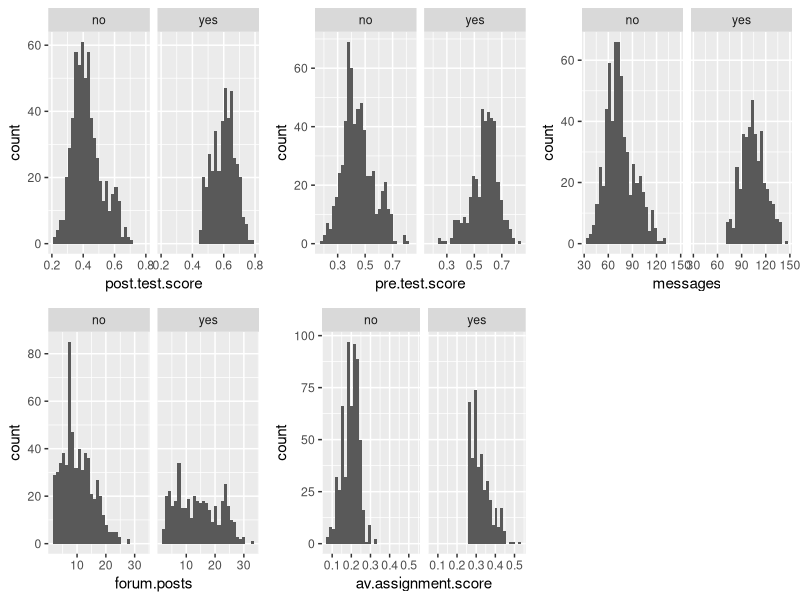

R code for this plot: (Note: this script raises an error after producing the figure.)
## ---- chunk 1
d<-read.csv("online.data.csv")
id <- seq(1,1000,1)
D1 <- data.frame(id)
## ---- chunk 2
#Start by creating histograms of the distributions for all variables (#HINT: look up "facet" in the ggplot documentation)
library(ggplot2)
g1<- ggplot(data = d) +geom_histogram(aes(x = post.test.score)) + facet_wrap(~ level.up, )
g2<- ggplot(data = d) +geom_histogram(aes(x = pre.test.score)) + facet_wrap(~ level.up)
g3<- ggplot(data = d) +geom_histogram(aes(x = messages)) + facet_wrap(~ level.up)
g4<- ggplot(data = d) +geom_histogram(aes(x = forum.posts)) + facet_wrap(~ level.up)
g5<- ggplot(data = d) +geom_histogram(aes(x = av.assignment.score)) + facet_wrap(~ level.up)
#Then visualize the relationships between variables
install.packages("gridExtra")
library(gridExtra)
grid.arrange(g1, g2, g3, g4, g5, ncol=3)
#Try to capture an intution about the data and the relationships
pairs(level.up~post.test.score+pre.test.score+messages+forum.posts+av.assignment.score,data=d)
library(corrplot)
corrplot(cor(d[, 1:5], d[, 1:5]), method="circle")
## ---- chunk 3
#Create a classification tree that predicts whether a student "levels up" in the online course using three variables of your choice (As we did last time, set all controls to their minimums)
library(rpart)
install.packages('rpart')
a<-level.up~forum.posts+messages+av.assignment.score
r <- rpart(a, data=d, control = rpart.control(minsplit = 10))
#Plot and generate a CP table for your tree 
print(r$cptable)
plot(r)
#Generate a probability value that represents the probability that a student levels up based your classification tree 
d$pred <- predict(r, type = "prob")[,2]

D1$pred <- predict(r, type = "prob")[,2]#Last class we used type = "class" which predicted the classification for us, this time we are using type = "prob" to see the probability that our classififcation is based on.
## ---- chunk 4
install.packages('ROCR')
library(ROCR)

#Plot the curve
pred.detail <- prediction(D1$pred, D1$level.up) 
plot(performance(pred.detail, "tpr", "fpr"))
abline(0, 1, lty = 2)

#Calculate the Area Under the Curve
unlist(slot(performance(Pred2,"auc"), "y.values"))#Unlist liberates the AUC value from the "performance" object created by ROCR

#Now repeat this process, but using the variables you did not use for the previous model and compare the plots & results of your two models. Which one do you think was the better model? Why?
## ---- chunk 5
#Look at the ROC plot for your first model. Based on this plot choose a probability threshold that balances capturing the most correct predictions against false positives. Then generate a new variable in your data set that classifies each student according to your chosen threshold.

d$threshold.pred1 <- ifelse(d$pred >= 0.8, "yes", "no")
d$threshold.pred2 <- ifelse(d$pred >= 0.95, "yes", "no")
#Now generate three diagnostics:
accuracy.model1 <- mean(ifelse(d$level.up == d$threshold.pred1, 1, 0))
d$truepos.model1 <- ifelse(d$level.up == "yes" & d$threshold.pred1 == "yes", 1, 0)
d$falsepos.model1 <- ifelse(d$level.up == "no" & d$threshold.pred1 == "yes", 1,0)
d$falseneg.model1 <- ifelse(d$level.up == "yes" & d$threshold.pred1 == "no", 1,0)
precision.model1 <- sum(d$truepos.model1)/(sum(d$truepos.model1) + sum(d$falsepos.model1))
precision.model1
recall.model1 <- sum(d$truepos.model1)/(sum(d$truepos.model1) + sum(d$falseneg.model1))
recall.model1
#Finally, calculate Kappa for your model according to:

#First generate the table of comparisons
table1 <- table(d$level.up, d$threshold.pred1)

#Convert to matrix
matrix1 <- as.matrix(table1)

#Calculate kappa
kappa(matrix1, exact = TRUE)/kappa(matrix1)

#Now choose a different threshold value and repeat these diagnostics. What conclusions can you draw about your two thresholds?
